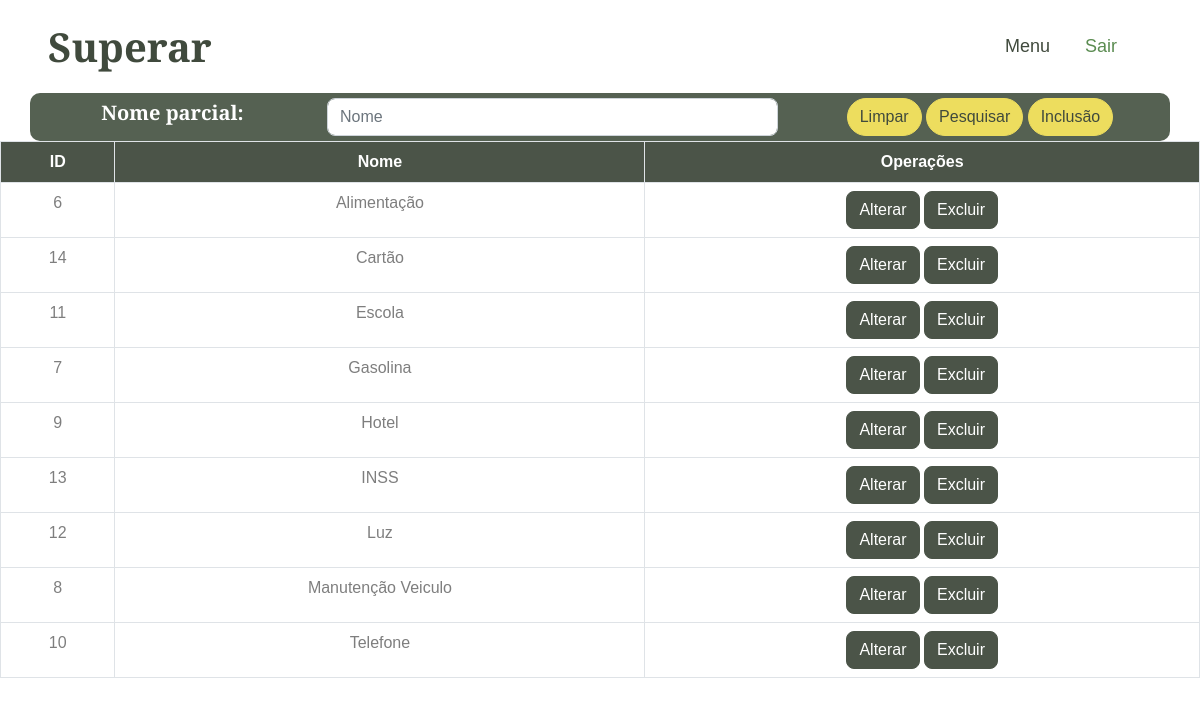
/tpdselect.php (signed in), run on the app's committed database.
### tables this page shows
CREATE TABLE tipodespesa (
  id INT AUTO_INCREMENT PRIMARY KEY,
  nome VARCHAR(255) NOT NULL
);

### tpdselect.php (the view, shortened to what this page needs)
<?php
include('connect.php');
$sql = 'SELECT * FROM tipodespesa ORDER BY nome ASC';
$pesqnome = '';
if (isset($_POST['submit'])) {
    $pesqnome = mysqli_real_escape_string($con, $_POST['pesqnome']);
    $sql = "SELECT * FROM tipodespesa WHERE nome LIKE '%$pesqnome%' ORDER BY nome ASC";
} else {
    $sql = 'SELECT * FROM tipodespesa ORDER BY nome ASC';
}
$result = mysqli_query($con, $sql);
?>
<!DOCTYPE html>
<html lang="en">
<head>
    <link href="https://cdnjs.cloudflare.com/ajax/libs/font-awesome/5.10.0/css/all.min.css" rel="stylesheet">
    <link href="https://cdn.jsdelivr.net/npm/bootstrap-icons@1.4.1/font/bootstrap-icons.css" rel="stylesheet">
    <link href="lib/animate/animate.min.css" rel="stylesheet">
    <link href="lib/owlcarousel/assets/owl.carousel.min.css" rel="stylesheet">
    <link href="lib/lightbox/css/lightbox.min.css" rel="stylesheet">
    <link href="css/bootstrap.min.css" rel="stylesheet">
    <link href="css/style.css" rel="stylesheet">
</head>
<body>
    <nav class="navbar navbar-expand-lg bg-white navbar-light sticky-top px-4 px-lg-5">
        <h1 class="m-0">Superar</h1>
        <div class="collapse navbar-collapse" id="navbarCollapse">
            <div class="navbar-nav ms-auto p-4 p-lg-0">
                <a href="menu.php" class="nav-item nav-link">Menu</a>
                <a href="logout.php" class="nav-item nav-link active">Sair</a>
            </div>
        </div>
    </nav>
    <div class="text-center mx-auto wow fadeInUp" data-wow-delay="0.1s">
    <div class="container" style="background-color: #556152;padding-top:5px; padding-bottom:5px; border-radius: 10px;">
        <form method="post" action="">
            <div class="row align-items-center">
                <div class="col-md-3">
                    <h5 style="color: white;">Nome parcial:</h5>
                </div>
                <div class="col-md-5">
                    <input type="text" name="pesqnome" id="pesqnome" class="form-control" placeholder="Nome" value="<?php echo $pesqnome; ?>">
                </div>
                <div class="col-md-4">
                <a href="tpdselect.php" class="btn btn-secondary rounded-pill">Limpar</a>
                    <button class="btn btn-secondary rounded-pill" type="submit" name="submit">Pesquisar</button>
                    <a href="tpdinsert.php" class="btn btn-secondary rounded-pill">Inclusão</a>
                </div>
            </div>
        </form>
    </div>
</div>
        <table class="table table-bordered" style="background-color: white; opacity: 94%; text-align: center;">
            <thead class="thead-dark">
                <tr>
                    <th scope="col" style="background-color: #404A3D; color: white;">ID</th>
                    <th scope="col" style="background-color: #404A3D; color: white;">Nome</th>
                    <th scope="col" style="background-color: #404A3D; color: white;">Operações</th>
            </thead>
            <tbody>
                <?php
                if ($result && mysqli_num_rows($result) > 0) {
                    while ($row = mysqli_fetch_assoc($result)) {
                        echo "<tr>
                <td>" . $row['id'] . "</td>
                <td>" . $row['nome'] . "</td>
                <td>
                    <a href='tpdupdate.php?updateid=" . $row['id'] . "' class='btn btn-dark'>Alterar</a>
                    <a href='tpddelete.php?deleteid=" . $row['id'] . "' class='btn btn-dark'>Excluir</a>
                </td>
              </tr>";
                    }
                } else {
                    echo "<tr><td colspan='5'>Nenhum tipo de despesa encontrado.</td></tr>";
                }
                ?>
            </tbody>
        </table>
</body>
</html>

### css/style.css (style rules this page uses)
:root { --primary: #5B8C51; --secondary: #EDDD5E; --light: #F7F7F7; --dark: #404A3D; }
body { margin: 0; font-family: Poppins, sans-serif; }
.btn { transition: .5s; font-weight: 500; }
.btn-secondary, .btn-outline-secondary:hover { color: var(--dark); }
.navbar.sticky-top { top: -100px; transition: .5s; }
.navbar .navbar-nav .nav-link { margin-right: 35px; padding: 25px 0; color: var(--dark); font-size: 18px; font-weight: 500; outline: none; }
.navbar .navbar-nav .nav-link:hover, .navbar .navbar-nav .nav-link.active { color: var(--primary); }

### data on the page
tipodespesa: id "6", nome "Alimentação"
tipodespesa: id "14", nome "Cartão"
tipodespesa: id "11", nome "Escola"
tipodespesa: id "7", nome "Gasolina"
tipodespesa: id "9", nome "Hotel"
tipodespesa: id "13", nome "INSS"
tipodespesa: id "12", nome "Luz"
tipodespesa: id "8", nome "Manutenção Veiculo"
tipodespesa: id "10", nome "Telefone"
